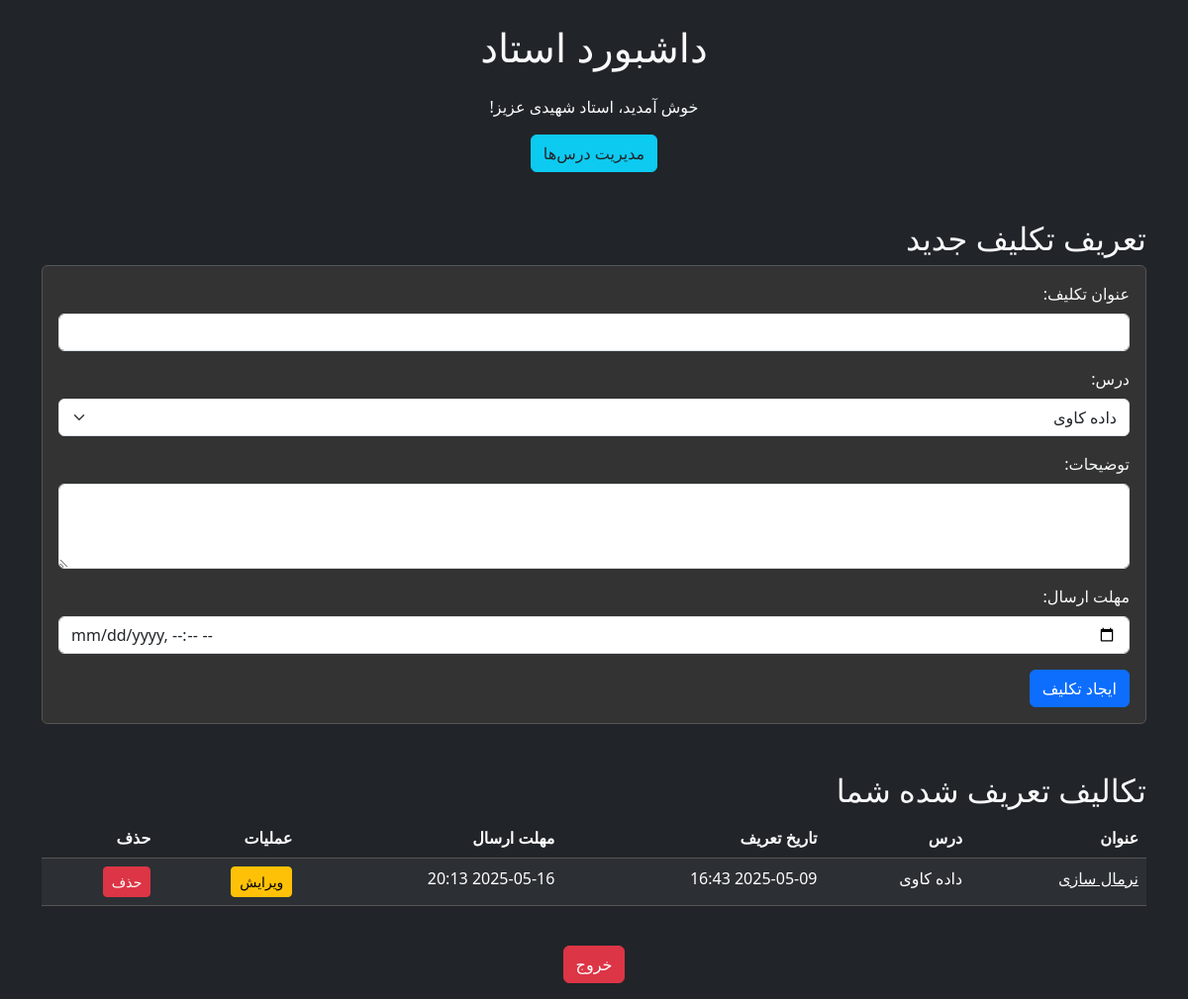
The app's page /teacher (signed in) with its own data.
### main.py (models this page shows, shortened)
class User(db.Model, UserMixin):
    id = db.Column(db.Integer, primary_key=True)
    first_name = db.Column(db.String(100), nullable=False)
    last_name = db.Column(db.String(100), nullable=False)
    email = db.Column(db.String(120), unique=True, nullable=False)
    password = db.Column(db.String(60), nullable=False)
    role = db.Column(db.String(20), nullable=False) # 'دانشجو' یا 'استاد'
    taught_courses = db.relationship('Course', backref='teacher', lazy=True)
    defined_assignments = db.relationship('DefinedAssignment', backref='teacher', lazy=True)
    submissions = db.relationship('Submission', backref='student', lazy=True)

class DefinedAssignment(db.Model):
    id = db.Column(db.Integer, primary_key=True)
    title = db.Column(db.String(100), nullable=False)
    description = db.Column(db.Text, nullable=True)
    created_date = db.Column(db.DateTime, nullable=False, default=datetime.utcnow)
    deadline = db.Column(db.DateTime, nullable=True) # مهلت ارسال
    teacher_id = db.Column(db.Integer, db.ForeignKey('user.id'), nullable=False)
    course_id = db.Column(db.Integer, db.ForeignKey('course.id'), nullable=False) # ارتباط با مدل درس
    submissions = db.relationship('Submission', backref='defined_assignment', lazy=True, cascade="all, delete-orphan")

class Course(db.Model):
    id = db.Column(db.Integer, primary_key=True)
    name = db.Column(db.String(100), nullable=False)
    teacher_id = db.Column(db.Integer, db.ForeignKey('user.id'), nullable=False)
    assignments = db.relationship('DefinedAssignment', backref='course', lazy=True, cascade="all, delete-orphan")

### main.py (the view)
@app.route('/teacher')
@login_required
def teacher_dashboard():
    if current_user.role != 'استاد':
        flash('شما اجازه دسترسی به این صفحه را ندارید.', 'danger')
        return redirect(url_for('index')) # هدایت به صفحه اصلی یا ورود
    teachers_courses = Course.query.filter_by(teacher_id=current_user.id).all()
    teachers_defined_assignments = DefinedAssignment.query.filter_by(teacher_id=current_user.id).all()
    all_submissions = Submission.query.all()
    return render_template('teacher_dashboard.html',
                           courses=teachers_courses,
                           defined_assignments=teachers_defined_assignments, # ممکن است دیگر لازم نباشد همه تکالیف اینجا نمایش داده شوند
                           submissions=all_submissions, # ممکن است دیگر لازم نباشد همه سابمیشن‌ها اینجا نمایش داده شوند
                           datetime=datetime)

### main.py (called while the page is built)
@login_manager.user_loader
def load_user(user_id):
    return User.query.get(int(user_id))

### templates/teacher_dashboard.html (shortened to what this page needs)
{% extends "base.html" %}
{% block content %}
<h1 class="text-center mb-4">داشبورد استاد</h1>
<p class="text-center">خوش آمدید، استاد {{ current_user.last_name }} عزیز!</p>
<div class="text-center mb-4">
    <a href="{{ url_for('manage_courses') }}" class="btn btn-info text-dark">مدیریت درس‌ها</a>
</div>
<h2 class="mt-5">تعریف تکلیف جدید</h2>
{% if courses %}
<div class="card bg-secondary text-light mb-4">
    <div class="card-body">
        <form method="POST" action="{{ url_for('create_assignment') }}">
            <div class="mb-3">
                <label for="title" class="form-label">عنوان تکلیف:</label>
                <input type="text" class="form-control form-control-dark" id="title" name="title" required>
            </div>
            <div class="mb-3">
                <label for="course_id" class="form-label">درس:</label>
                <select class="form-select form-select-dark" id="course_id" name="course_id" required>
                    {% for course in courses %}
                        <option value="{{ course.id }}">{{ course.name }}</option>
                    {% endfor %}
                </select>
            </div>
            <div class="mb-3">
                <label for="description" class="form-label">توضیحات:</label>
                <textarea class="form-control form-control-dark" id="description" name="description" rows="3"></textarea>
            </div>
            <div class="mb-3">
                <label for="deadline" class="form-label">مهلت ارسال:</label>
                <input type="datetime-local" class="form-control form-control-dark" id="deadline" name="deadline">
            </div>
            <button type="submit" class="btn btn-primary">ایجاد تکلیف</button>
        </form>
    </div>
</div>
{% else %}
 <div class="alert alert-warning text-center" role="alert">
        برای تعریف تکلیف، ابتدا باید حداقل یک درس ایجاد کنید. به صفحه <a href="{{ url_for('manage_courses') }}" class="alert-link text-dark">مدیریت درس‌ها</a> بروید.
    </div>
{% endif %}
<h2 class="mt-5" id="assignments">تکالیف تعریف شده شما</h2>
{% if defined_assignments %}
    <div class="table-responsive">
    <table class="table table-dark table-striped">
        <thead>
            <tr>
                <th scope="col">عنوان</th>
                <th scope="col">درس</th>
                <th scope="col">تاریخ تعریف</th>
                <th scope="col">مهلت ارسال</th>
                <th scope="col">عملیات</th>
                <th scope="col">حذف</th>
            </tr>
        </thead>
        <tbody>
            {% for assignment in defined_assignments %}
            <tr>
                <td><a href="{{ url_for('assignment_submissions', assignment_id=assignment.id) }}" class="text-light">{{ assignment.title }}</a></td>
                <td>{{ assignment.course.name if assignment.course else '-' }}</td>
                <td>{{ assignment.created_date.strftime('%Y-%m-%d %H:%M') }}</td>
                <td>
                    {% if assignment.deadline %}
                        {{ assignment.deadline.strftime('%Y-%m-%d %H:%M') }}
                    {% else %}
                        نامحدود
                    {% endif %}
                </td>
                 <td>
                    <a href="{{ url_for('edit_assignment', assignment_id=assignment.id) }}" class="btn btn-sm btn-warning">ویرایش</a>
                </td>
                <td>
                    <form action="{{ url_for('delete_assignment', assignment_id=assignment.id) }}" method="POST" onsubmit="return confirm('آیا از حذف این تکلیف مطمئن هستید؟ تمام فایل‌های ارسالی مربوط به این تکلیف نیز حذف خواهند شد.');">
                        <button type="submit" class="btn btn-sm btn-danger">حذف</button>
                    </form>
                </td>
            </tr>
            {% endfor %}
        </tbody>
    </table>
    </div>
{% else %}
    <p>شما هنوز تکلیفی تعریف نکرده‌اید.</p>
{% endif %}
<p class="text-center mt-4"><a href="{{ url_for('logout') }}" class="btn btn-danger">خروج</a></p>
{% endblock %}

### static/css/style.css (style rules this page uses)
body { background-color: #1a1a1a; color: #f0f0f0; font-family: 'Vazirmatn', sans-serif; direction: rtl; text-align: right; }
.form-control-dark, .form-select-dark { background-color: #333; color: #f0f0f0; border-color: #555; }
.form-control-dark::placeholder { color: #bbb; }
.btn-primary { background-color: #007bff; border-color: #007bff; }
.btn-danger { background-color: #dc3545; border-color: #dc3545; }
.card.bg-secondary { background-color: #333 !important; color: #f0f0f0; border-color: #555; }
.table-dark { --bs-table-bg: #333; --bs-table-striped-bg: #444; --bs-table-color: #f0f0f0; --bs-table-border-color: #555; }
.table-dark th, .table-dark td { border-color: #555; }

### records on screen
User: last_name "شهیدی"
DefinedAssignment: title "نرمال سازی", course "داده کاوی", created_date "2025-05-09 16:43", deadline "2025-05-16 20:13"

### other values on screen
form field course_id "داده کاوی"
